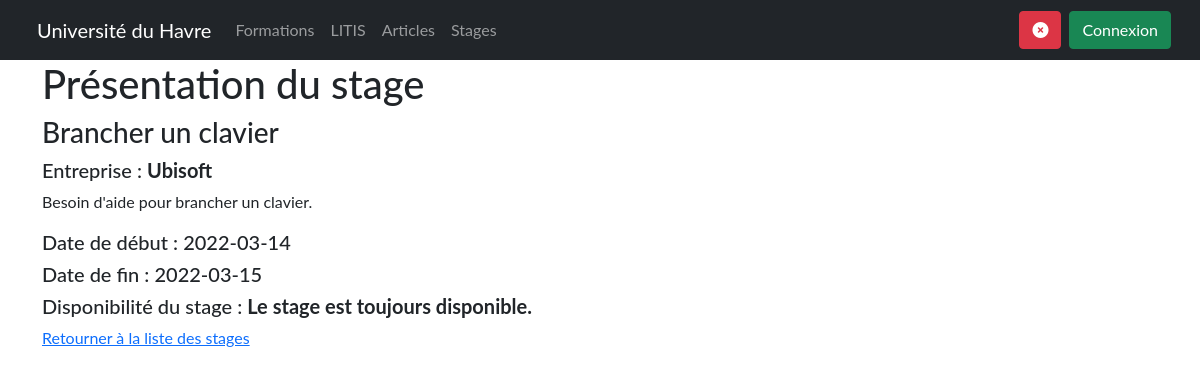
The page /afficherStage.php?stage_id=1 on the database its author committed.
### tables this page shows
CREATE TABLE IF NOT EXISTS `stage` (
  `stage_id` int(11) NOT NULL AUTO_INCREMENT,
  `stage_libelle` varchar(256) NOT NULL,
  `stage_description` text NOT NULL,
  `stage_entreprise` varchar(128) NOT NULL,
  `stage_date_debut` date DEFAULT NULL,
  `stage_date_fin` date DEFAULT NULL,
  `stage_disponible` tinyint(1) NOT NULL,
  PRIMARY KEY (`stage_id`)
);

### afficherStage.php (the view, shortened to what this page needs)
<?php
include_once('header.php');
include_once('connexion.php');
$sqlQuery = 'SELECT * FROM stage WHERE stage_id= :stage_id';
$statement = $mysqlClient->prepare($sqlQuery);
$statement->execute(['stage_id' => $_GET['stage_id']]);
$stages = $statement->fetch();
$perm = $_SESSION['perm'];
    if ($perm ==""){
        $perm = 0;
    }include_once('header.php');
?>
<main>
	<div class="container">
		<h1>Présentation du stage</h1>
		<h3><?php echo $stages['stage_libelle']; ?></h3>
		<h5>Entreprise : <strong> <?php echo $stages['stage_entreprise'] ?></strong></h5>
		<p class="description"><?php echo $stages['stage_description']; ?></p>
		<h5>Date de début : <?php echo $stages['stage_date_debut']; ?></h5>
		<h5>Date de fin : <?php echo $stages['stage_date_fin']; ?></h5>
		<h5>Disponibilité du stage :
			<?php
			if ($stages['stage_disponible']) {
				echo "<strong>Le stage est toujours disponible.</strong>";
			} else {
				echo "<strong>Le stage n'est plus disponible.</strong>";
			}
			?>
		</h5>
		<a href="stage.php">Retourner à la liste des stages</a>
	</div>
</main>

### css/style.css (style rules this page uses)
body { font-family: 'Lato', sans-serif; margin: 0; }

### rows shown on the page
stage: stage_libelle "Brancher un clavier", stage_entreprise "Ubisoft", stage_description "Besoin d'aide pour brancher un clavier.", stage_date_debut "2022-03-14", stage_date_fin "2022-03-15"
